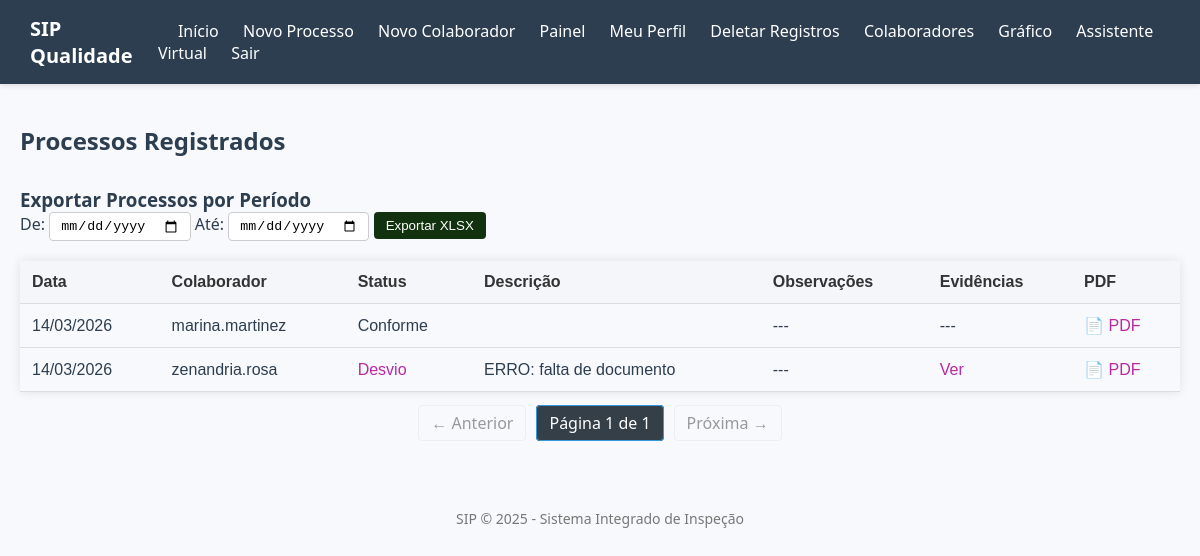
Screenshot of /index (signed in) with the database file from the repository.
### app/models.py (models this page shows)
class Processo(db.Model):
    id = db.Column(db.Integer, primary_key=True)
    colaborador_id = db.Column(db.Integer, db.ForeignKey('colaborador.id'), nullable=False)
    data_analise = db.Column(db.DateTime, nullable=False)
    descricao = db.Column(db.Text, nullable=False)
    status = db.Column(db.String(20), nullable=False)
    observacoes = db.Column(db.Text)
    imagem = db.Column(db.String(200))
    detalhes = db.relationship('DetalhesProcesso', backref='processo', uselist=False)
    imagens = db.relationship(
    'ImagemProcesso',
    backref='processo',
    lazy=True,
    cascade="all, delete-orphan"
)

class Colaborador(db.Model):
    id = db.Column(db.Integer, primary_key=True)
    nome = db.Column(db.String(100), nullable=False)
    email = db.Column(db.String(120), nullable=False, unique=True)
    processos = db.relationship('Processo', backref='colaborador', lazy=True)

### app/routes.py (the view)
@app.route('/index')
def index():
    if not session.get('logado'):
        return redirect(url_for('login'))
    page = request.args.get('page', 1, type=int)
    processos = Processo.query.order_by(Processo.data_analise.desc()).paginate(page=page, per_page=10)
    return render_template('index.html', processos=processos, deletar_form=DeletarTodosForm())

### app/forms.py
class DeletarTodosForm(FlaskForm):
    submit = SubmitField('Deletar Todos os Registros')

### app/templates/index.html
{% extends 'base.html' %}
{% block content %}
<link rel="stylesheet" href="{{ url_for('static', filename='css/index_estilo.css') }}">
<h2>Processos Registrados</h2>
<h3>Exportar Processos por Período</h3>
<form action="{{ url_for('exportar_xlsx') }}" method="get">
    <label for="data_inicio">De:</label>
    <input type="date" name="data_inicio" required>
    <label for="data_fim">Até:</label>
    <input type="date" name="data_fim" required>
    <button type="submit">Exportar XLSX</button>
</form>
<table>
    <tr>
        <th>Data</th>
        <th>Colaborador</th>
        <th>Status</th>
        <th>Descrição</th>
        <th>Observações</th>
        <th>Evidências</th>
        <th>PDF</th>
    </tr>
    {% for processo in processos.items %}
    <tr>
        <td>{{ processo.data_analise.strftime('%d/%m/%Y') if processo.data_analise else '---' }}</td>
        <td>{{ processo.colaborador.nome }}</td>
        <td>
            {% if processo.status == 'Desvio' %}
                <a target="_blank"
                   href="https://outlook.office.com/mail/deeplink/compose?to={{ processo.colaborador.email }}&subject=Desvio%20encontrado%20-%20Qualidade&body=Prezados,%0D%0A%0D%0AIdentificamos um desvio no processo abaixo:%0D%0A%0D%0ADescrição: {{ processo.descricao | urlencode }}%0D%0AData da Análise: {{ processo.data_analise.strftime('%d/%m/%Y %H:%M') if processo.data_analise else '---' }}%0D%0AColaborador: {{ processo.colaborador.nome | urlencode }}%0D%0AObservações: {{ processo.observacoes or '---' | urlencode }}%0D%0A%0D%0AEm caso de dúvida, estamos à disposição.%0D%0A%0D%0AAtenciosamente,%0D%0AEquipe de Qualidade">
                     Desvio
                </a>
            {% else %}
                 Conforme
            {% endif %}
        </td>
        <td>{{ processo.descricao }}</td>
        <td>{{ processo.observacoes or '---' }}</td>
       <td>
{% if processo.imagens %}
    <a href="{{ url_for('ver_imagens_processo', id=processo.id) }}" target="_blank">
        Ver
    </a>
{% else %}
    ---
{% endif %}
</td>
        <td>
            <a href="{{ url_for('gerar_pdf', id=processo.id) }}" target="_blank">📄 PDF</a>
        </td>
    </tr>
    {% endfor %}
</table>
<nav aria-label="Paginação">
  <ul class="pagination">
    {% if processos.has_prev %}
      <li><a href="{{ url_for('index', page=processos.prev_num) }}">← Anterior</a></li>
    {% else %}
      <li class="disabled"><span>← Anterior</span></li>
    {% endif %}
    <li class="active">
      <span>Página {{ processos.page }} de {{ processos.pages }}</span>
    </li>
    {% if processos.has_next %}
      <li><a href="{{ url_for('index', page=processos.next_num) }}">Próxima →</a></li>
    {% else %}
      <li class="disabled"><span>Próxima →</span></li>
    {% endif %}
  </ul>
</nav>
{% endblock %}

### app/static/css/base_estilo.css (style rules this page uses)
* { margin: 0; padding: 0; box-sizing: border-box; }
body { font-family: 'Segoe UI', Tahoma, Geneva, Verdana, sans-serif; background-color: #f8f9fc; color: #2c3e50; }

### app/static/css/index_estilo.css (style rules this page uses)
h2, h3 { color: #2c3e50; margin-top: 30px; }
form { margin-bottom: 20px; }
input[type="date"] { padding: 5px 10px; border-radius: 4px; border: 1px solid #ccc; }
button { padding: 6px 12px; background-color: #12310e; border: none; color: white; border-radius: 4px; cursor: pointer; }
table { width: 100%; max-width: 100%; border-collapse: collapse; font-family: sans-serif; box-shadow: 0 0 10px rgba(0, 0, 0, 0.1); margin-top: 20px; }
th, td { padding: 12px; text-align: left; border-bottom: 1px solid #ddd; }
th { background-color: #f4f6f9; color: #333; }
a { color: #b929a1; text-decoration: none; }
.pagination { display: flex; justify-content: center; list-style: none; padding: 20px 0; }
.pagination li { margin: 0 5px; }
.pagination a, .pagination span { padding: 6px 12px; border: 1px solid #ccc; border-radius: 4px; text-decoration: none; color: #42545f; }
.pagination .disabled span { color: #999; border-color: #eee; }
.pagination .active span { background-color: #343f47; color: white; border-color: #3498db; }

### rows the page displays
Processo: data_analise "14/03/2026", colaborador.nome "marina.martinez", status "Conforme", observacoes "---"
Processo: data_analise "14/03/2026", colaborador.nome "zenandria.rosa", descricao "ERRO: falta de documento", observacoes "---"

### other values shown
{{ processos.page }} "1"
{{ processos.pages }} "1"
{{ current_year or '2025' }} "2025"
